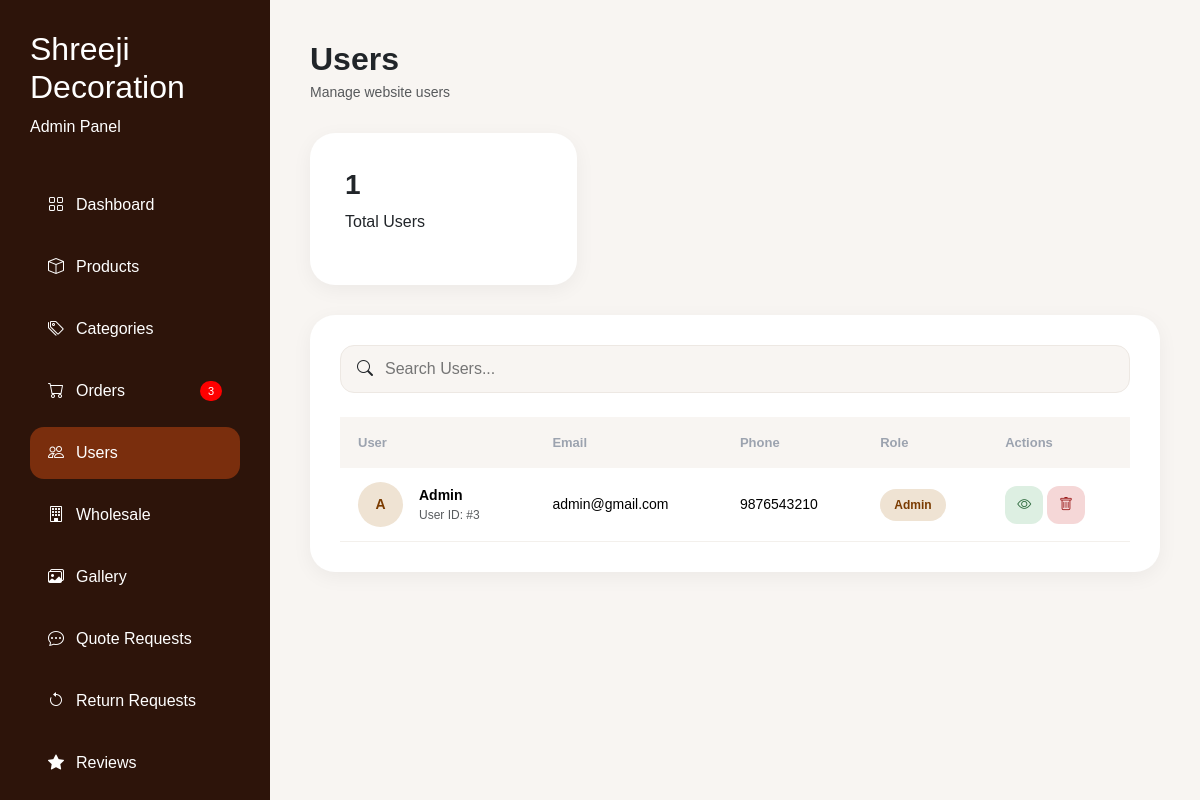
/admin/users.php (signed in), run on the app's committed database.
### tables this page shows
CREATE TABLE `users` (
  `id` int(11) NOT NULL,
  `name` varchar(255) DEFAULT NULL,
  `email` varchar(255) DEFAULT NULL,
  `password` varchar(255) DEFAULT NULL,
  `role` varchar(50) DEFAULT NULL,
  `status` int(11) DEFAULT 1,
  `phone` varchar(20) DEFAULT NULL
);

### admin/users.php (the view, shortened to what this page needs)
<?php
require_once '../config/db.php';
$users = mysqli_query(
    $conn,
    "SELECT * FROM users ORDER BY id DESC"
);
?>
<!DOCTYPE html>
<html>
<head>
    <link href="https://cdn.jsdelivr.net/npm/bootstrap@5.3.3/dist/css/bootstrap.min.css" rel="stylesheet">
    <link rel="stylesheet" href="https://cdn.jsdelivr.net/npm/bootstrap-icons@1.11.3/font/bootstrap-icons.min.css">
</head>
<body>
    <?php include 'includes/sidebar.php'; ?>
    <div class="main-content">
        <div class="top-bar">
            <div>
                <h2 class="fw-bold mb-1">Users</h2>
                <p class="text-muted mb-0" style="font-size:14px;">
                    Manage website users
                </p>
            </div>
        </div>
        <div class="row g-4 mb-4">
            <div class="col-lg-4">
                <div class="stat-card">
                    <h3 class="fw-bold">
                        <?php echo mysqli_num_rows($users); ?>
                    </h3>
                    <p>Total Users</p>
                </div>
            </div>
        </div>
        <div class="users-card">
            <div class="search-wrap">
                <i class="bi bi-search"></i>
                <input type="text"
                    placeholder="Search Users...">
            </div>
            <div class="table-responsive">
                <table class="table">
                    <thead>
                        <tr>
                            <th>User</th>
                            <th>Email</th>
                            <th>Phone</th>
                            <th>Role</th>
                            <th>Actions</th>
                        </tr>
                    </thead>
                    <tbody>
                        <?php while ($row = mysqli_fetch_assoc($users)) { ?>
                            <tr>
                                <td>
                                    <div class="d-flex align-items-center gap-3">
                                        <div class="user-avatar">
                                            <?php echo strtoupper(substr($row['name'], 0, 1)); ?>
                                        </div>
                                        <div>
                                            <div class="fw-semibold">
                                                <?php echo $row['name']; ?>
                                            </div>
                                            <div class="text-muted" style="font-size:12px;">
                                                User ID:
                                                #<?php echo $row['id']; ?>
                                            </div>
                                        </div>
                                    </div>
                                </td>
                                <td>
                                    <?php echo $row['email']; ?>
                                </td>
                                <td>
                                    <?php echo $row['phone']; ?>
                                </td>
                                <td>
                                    <?php if ($row['role'] == 'admin') { ?>
                                        <span class="role-badge admin-role">
                                            Admin
                                        </span>
                                    <?php } else { ?>
                                        <span class="role-badge user-role">
                                            User
                                        </span>
                                    <?php } ?>
                                </td>
                                <td>
                                    <a href="view-user.php?id=<?php echo $row['id']; ?>"
                                        class="action-btn view-btn">
                                        <i class="bi bi-eye"></i>
                                    </a>
                                    <a href="delete-user.php?id=<?php echo $row['id']; ?>"
                                        class="action-btn delete-btn">
                                        <i class="bi bi-trash"></i>
                                    </a>
                                </td>
                            </tr>
                        <?php } ?>
                    </tbody>
                </table>
            </div>
        </div>
    </div>
</body>
</html>

### admin/users.php (style rules this page uses)
body { background: #f8f5f2; font-family: Poppins, sans-serif; }
.main-content { margin-left: 270px; padding: 40px; }
.stat-card { background: #fff; padding: 35px; border-radius: 25px; box-shadow: 0 5px 20px rgba(0, 0, 0, 0.05); }
.users-card { background: #fff; padding: 30px; border-radius: 25px; box-shadow: 0 5px 20px rgba(0, 0, 0, 0.05); margin-top: 30px; }
.top-bar { display: flex; justify-content: space-between; align-items: center; margin-bottom: 30px; }
.search-wrap { display: flex; align-items: center; gap: 10px; background: #f8f5f2; border: 1.5px solid #ede8e3; border-radius: 14px; padding: 10px 16px; margin-bottom: 24px; }
.search-wrap input { border: none; background: transparent; outline: none; width: 100%; }
.table { margin: 0; vertical-align: middle; }
.table thead th { border: none; padding: 16px 18px; font-size: 13px; font-weight: 600; color: #9CA3AF; background: #f8f5f2; }
.table tbody td { padding: 14px 18px; border-color: #f3f0ec; font-size: 14px; }
.user-avatar { width: 45px; height: 45px; border-radius: 50%; background: #EFE3D3; color: #7A3B00; display: flex; align-items: center; justify-content: center; font-weight: 700; }
.role-badge { display: inline-block; padding: 7px 14px; border-radius: 50px; font-size: 12px; font-weight: 600; }
.admin-role { background: #EFE3D3; color: #7A3B00; }
.action-btn { width: 38px; height: 38px; border: none; border-radius: 12px; display: inline-flex; align-items: center; justify-content: center; text-decoration: none; }
.view-btn { background: #DDEFE2; color: #2F6B3E; }
.delete-btn { background: #F5D7D7; color: #9B1C1C; }

### data on the page
users: name "A", name "Admin", id "3", email "admin@gmail.com", phone "9876543210", role "Admin"

### other printed values
$newOrders "3"
mysqli_num_rows($users) "1"
